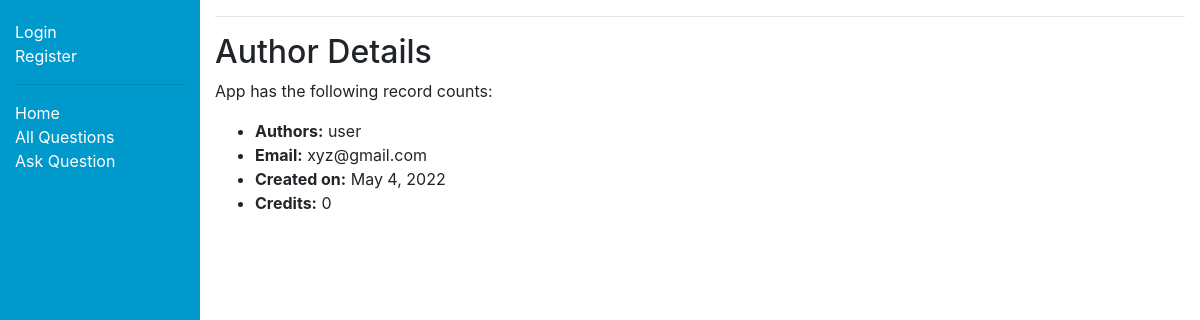
The page /myquora/author/2 on the database its author committed.
### myquora/models.py (models this page shows, shortened)
class Author(models.Model):
    user = models.ForeignKey(User, on_delete=models.CASCADE)
    email = models.EmailField(max_length=70, blank=True)
    date_created = models.DateField(null=True, default=timezone.now())
    credits = models.IntegerField(default=0)

### myquora/views.py (the view)
# urls.py: path('author/<int:pk>', views.AuthorDetailView.as_view(), name='author-detail'),
class AuthorDetailView(generic.DetailView):
    model = Author

### myquora/templates/myquora/author_detail.html
{% extends "base_generic.html" %}
{% block content %}
<hr></hr>
<h2>Author Details</h2>
<p>App has the following record counts:</p>
<ul>
        <li><strong>Authors:</strong> {{ author.user.username }}</li>
        <li><strong>Email:</strong> {{ author.email }}</li>
        <li><strong>Created on:</strong> {{ author.date_created }}</li>
        <li><strong>Credits:</strong> {{ author.credits }}</li>
</ul>
{% endblock %}

### rows shown on the page
Author: user.username "user", email "xyz@gmail.com", date_created "May 4, 2022", credits "0"
